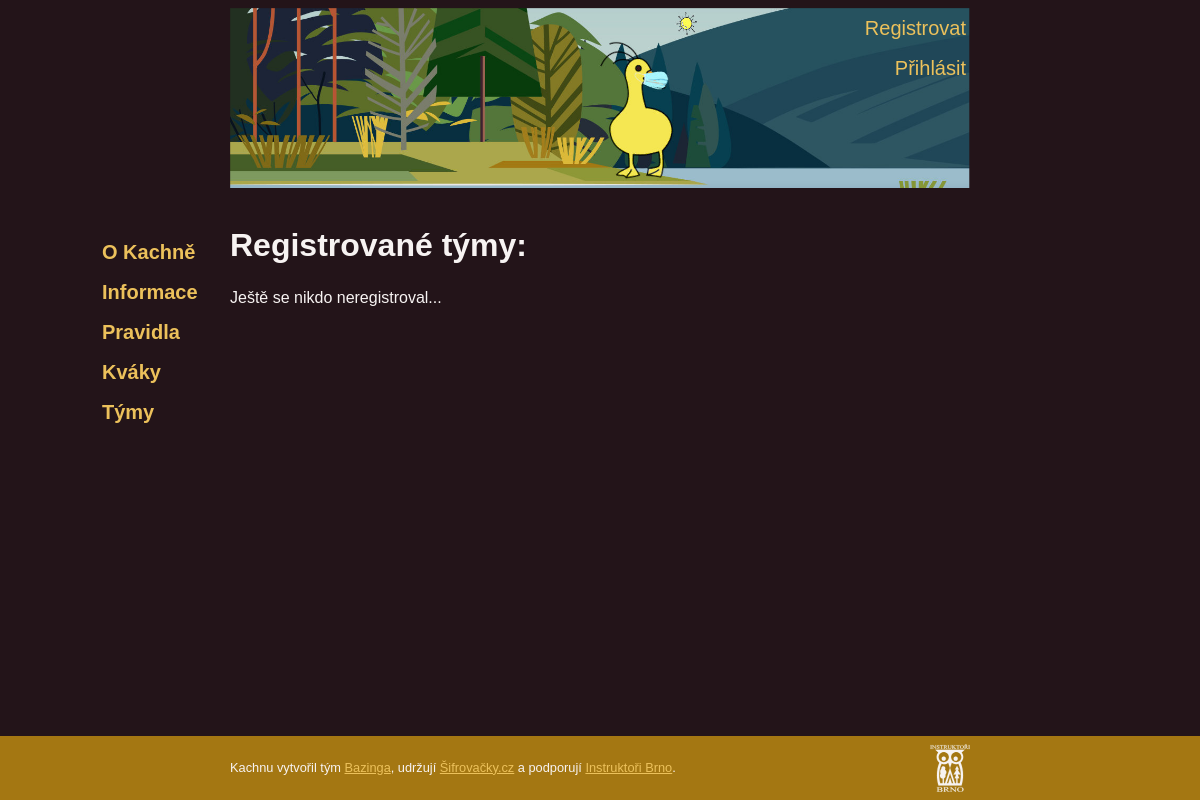
The page /user/teams/ on the database as committed earlier.
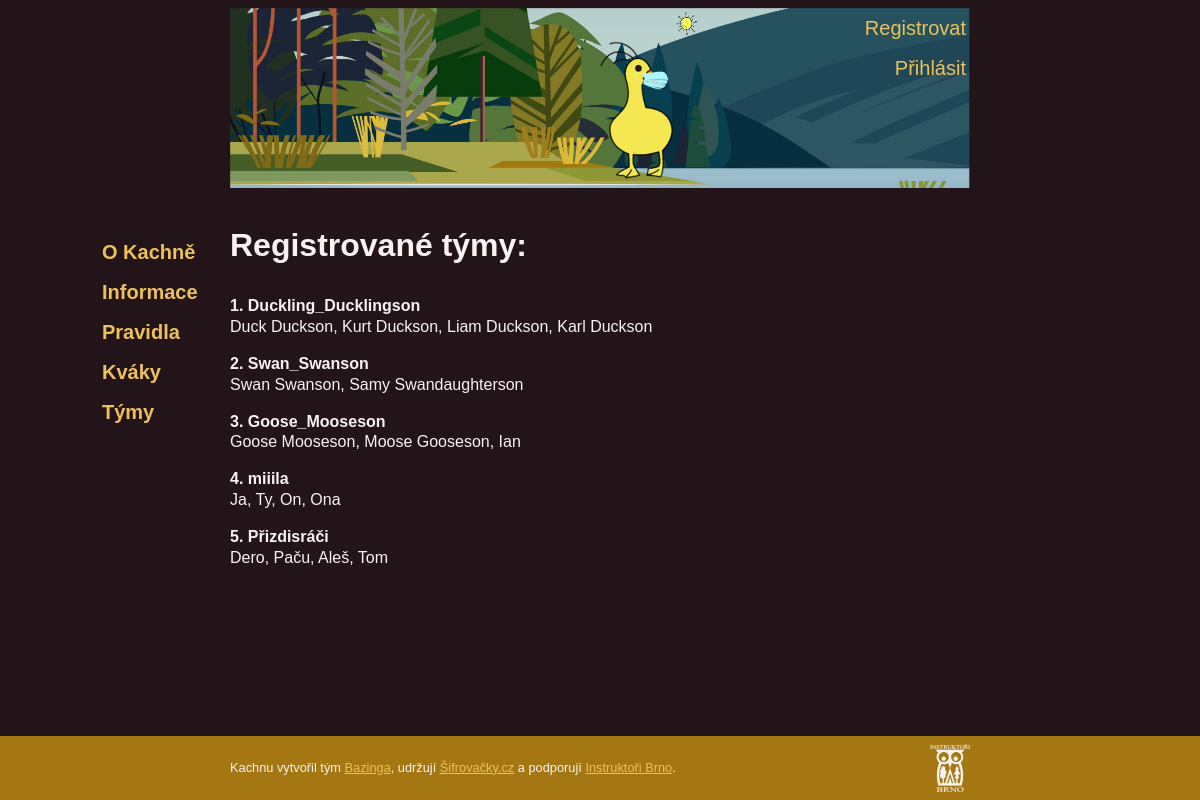
The same page on the database as committed later.
### user/models.py (models this page shows, shortened)
class UserProfile (models.Model):
    user = models.OneToOneField(User, on_delete = models.CASCADE)
    participant_one = models.CharField(max_length=100)
    participant_two = models.CharField(max_length=100,blank=True)
    participant_three = models.CharField(max_length=100,blank=True)
    participant_four = models.CharField(max_length=100,blank=True)

### user/views.py (the view)
# urls.py: path('teams/',views.teams,name = 'teams'),
def teams(request):
    teams = UserProfile.objects.all()
    context_teams = []
    for team in teams:
        if not team.user.is_superuser:
            context_teams.append(team)
    return render(request,'user/teams.html',{'context_teams':context_teams})

### templates/user/teams.html
{% extends "base.html" %}
{% block body_block %}
<div>
    <h1>Registrované týmy:</h1>
    {% if context_teams %}
        {% for team in context_teams %}
    <div class="team">
        <div class="team-name">{{forloop.counter}}. {{team.user.username}}</div>
        <div class="team-members">
            {{team.participant_one}}{% if team.participant_two %}, {{team.participant_two}}{% endif %}{% if team.participant_three %}, {{team.participant_three}}{% endif %}{% if team.participant_four %}, {{team.participant_four}} {% endif %}
        </div>
    </div>
        {% endfor %}
    {% else %}
    <p>Ještě se nikdo neregistroval...</p>
    {% endif %}
</div>
{% endblock %}

### templates/base.html (shortened to what this page needs)
{% load static %}
<!DOCTYPE html>
<html lang="en">
<head>
    <link rel="stylesheet" href="{% static "kachna.css" %}">
</head>
<body>
<div class="grid-container">
    <header>
        <div class="header-content">
        <div class="login-box">
            <ul>
            {% if user.is_authenticated %}
                <li><a href="#">{{user.username}}</a></li>
            <li><a href="{%url 'user:user_logout'%}">Odhlásit</a></li>
            {% else %}
            <li><a href="{%url 'user:registration'%}">Registrovat</a></li>
            <li><a href="{%url 'user:user_login'%}">Přihlásit</a></li>
            {% endif %}
            </ul>
        </div>
        </div>
    </header>
    <nav>
        <ul>
            <li><a href="{%url 'index_app:index'%}">O Kachně</a></li>
            <li><a href="{%url 'index_app:info'%}">Informace</a></li>
            <li><a href="{%url 'index_app:rules'%}">Pravidla</a></li>
            <li><a href="{%url 'quack_forum:forum'%}">Kváky</a></li>
            <li><a href="{%url 'user:teams'%}">Týmy</a></li>
        </ul>
    </nav>
    <main>
        <div>
            {% block body_block %}
            {% endblock %}
        </div>
    </main>
    <footer>
        <div class="footer-content">
        <div class="footer-credits">Kachnu vytvořil tým <a href="http://bazinga.sifruje.cz/">Bazinga</a>, udržují <a href="https://sifrovacky.cz">Šifrovačky.cz</a> a podporují <a href="https://www.instruktori.cz/">Instruktoři Brno</a>.</div>
        </div>
    </footer>
</div>
</body>

### index_app/static/kachna.css (style rules this page uses)
html, body, div, span, applet, object, iframe, p, blockquote, pre, a, abbr, acronym, address, big, cite, code, del, dfn, em, img, ins, kbd, q, s, samp, small, strike, strong, sub, sup, tt, var, b, u, i, center, dl, dt, dd, ol, ul, li, fieldset, form, label, legend, table, caption, tbody, tfoot, thead, tr, th, td, article, aside, canvas, details, embed, figure, figcaption, footer, header, hgroup, menu, nav, output, ruby, section, summary, time, mark, audio, video { margin: 0; padding: 0; border: 0; font-size: 100%; vertical-align: baseline; }
article, aside, details, figcaption, figure, footer, header, hgroup, menu, nav, section { display: block; }
body { line-height: 1.3; }
ol, ul { list-style: none; }
html, body { color: #f7f3f2; background-color: #231419; width: 100%; height: 100%; font-family: sans-serif; }
a { color: #ecc15b; }
.grid-container { display: grid; grid-template-rows: auto auto 1fr auto; grid-template-areas: "header" "nav" "main" "footer"; min-height: 100%; }
header { grid-area: header; padding: 0.5em 1em; background-image: url('./kachna-background.svg'); background-repeat: no-repeat; background-size : 100%; min-height: 90px; background-position: top; }
.header-content { display: flex; justify-content: flex-end; }
.login-box { align-self: center; text-align: right; }
.login-box a { text-decoration: none; }
nav { grid-area: nav; padding: 1em; }
nav ul { display: flex; flex-wrap: wrap; list-style-type: none; justify-content: space-between; }
nav li { justify-self: center; }
nav li a { color: #ecc15b; font-weight: bolder; text-decoration: none; }
main { grid-area: main; padding: 0.5em 1em; text-align: justify; }
footer { grid-area: footer; background-color: #A47712; padding: 0.5em 1em; margin-top: 1em; }
.footer-content { display: flex; justify-content: space-between; align-items: center; }
.sova-logo { stroke: #f7f3f2; fill: #f7f3f2; height: 3em; width: 30%; }
.footer-credits { font-size: 80%; }
.team { padding: 0.5em 0; }
.team-name { font-weight: bolder; }
@media only screen and (min-width: 768px) { main { max-width: 740px; min-width: 740px; margin-left: auto; margin-right: auto; } }
@media only screen and (min-width: 768px) { .header-content { max-width: 740px; min-width: 740px; margin-left: auto; margin-right: auto; } }
@media only screen and (min-width: 768px) { .footer-content { max-width: 740px; min-width: 740px; margin-left: auto; margin-right: auto; } }
@media only screen and (min-width: 1024px) { .grid-container { display: grid; grid-template-rows: auto 1fr auto; grid-template-columns: 1fr 1fr 1fr; grid-template-areas: "header header header" "nav main ." "footer footer footer"; min-height: 100%; } }
@media only screen and (min-width: 1024px) { nav { justify-self: end; max-width: none; } }
@media only screen and (min-width: 1024px) { nav ul { flex-direction: column; font-size: 125%; position: fixed; margin-left: -8vw; margin-top: 1em; line-height: 2; } }
@media only screen and (min-width: 1024px) { nav li a { text-decoration: none; } }
@media only screen and (min-width: 1024px) { header { background: none; } }
@media only screen and (min-width: 1024px) { .header-content { background-image: url('./kachna-background.svg'); background-repeat: no-repeat; background-size: 100%; background-position: top; min-height: 180px; } }
@media only screen and (min-width: 1024px) { .login-box { align-self: flex-start; line-height: 2em; font-size: 125%; padding-right: 0.2em; } }

Rows that differ between the two databases and show on the page:
added UserProfile: user.username "Duckling_Ducklingson", participant_one "Duck Duckson", participant_two "Kurt Duckson", participant_three "Liam Duckson", participant_four "Karl Duckson"
added UserProfile: user.username "Swan_Swanson", participant_one "Swan Swanson", participant_two "Samy Swandaughterson"
added UserProfile: user.username "Goose_Mooseson", participant_one "Goose Mooseson", participant_two "Moose Gooseson", participant_three "Ian"
added UserProfile: user.username "miiila", participant_one "Ja", participant_two "Ty", participant_three "On", participant_four "Ona"
added UserProfile: user.username "Přizdisráči", participant_one "Dero", participant_two "Paču", participant_three "Aleš", participant_four "Tom"
Other text that changed with them:
text no longer shown: "Ještě se nikdo neregistroval..."
